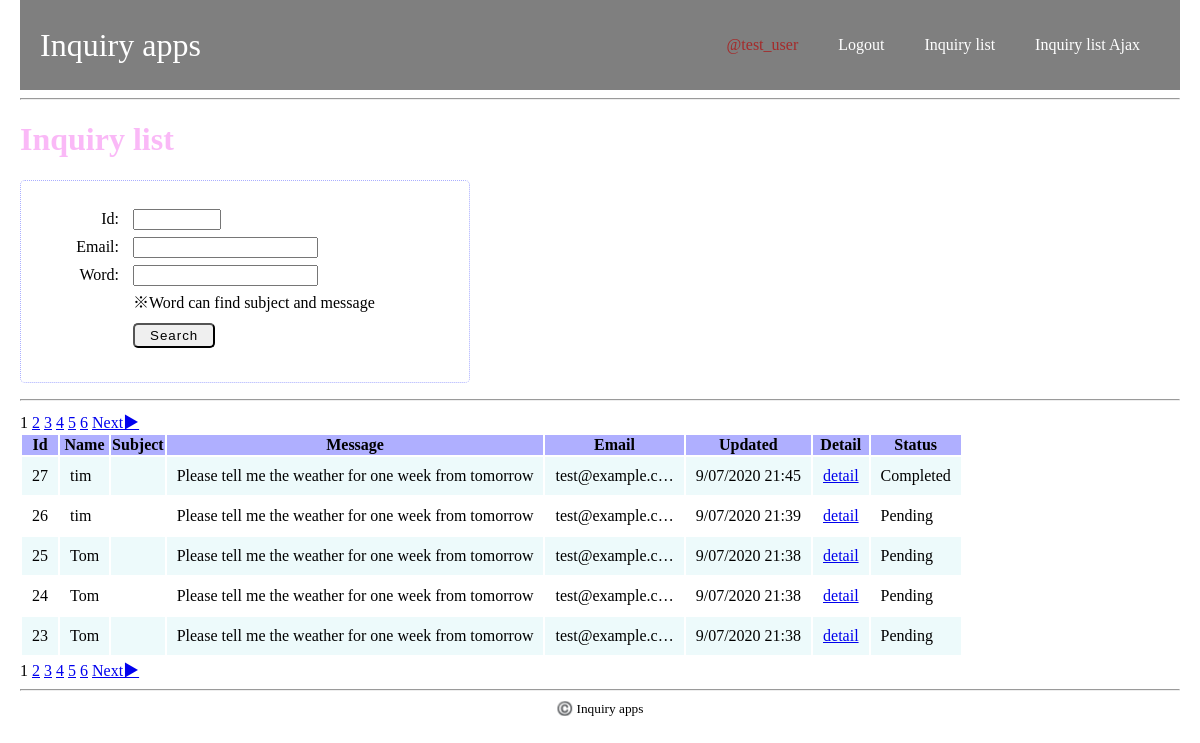
Page /inquiry/list/ (signed in) on the earlier database version.
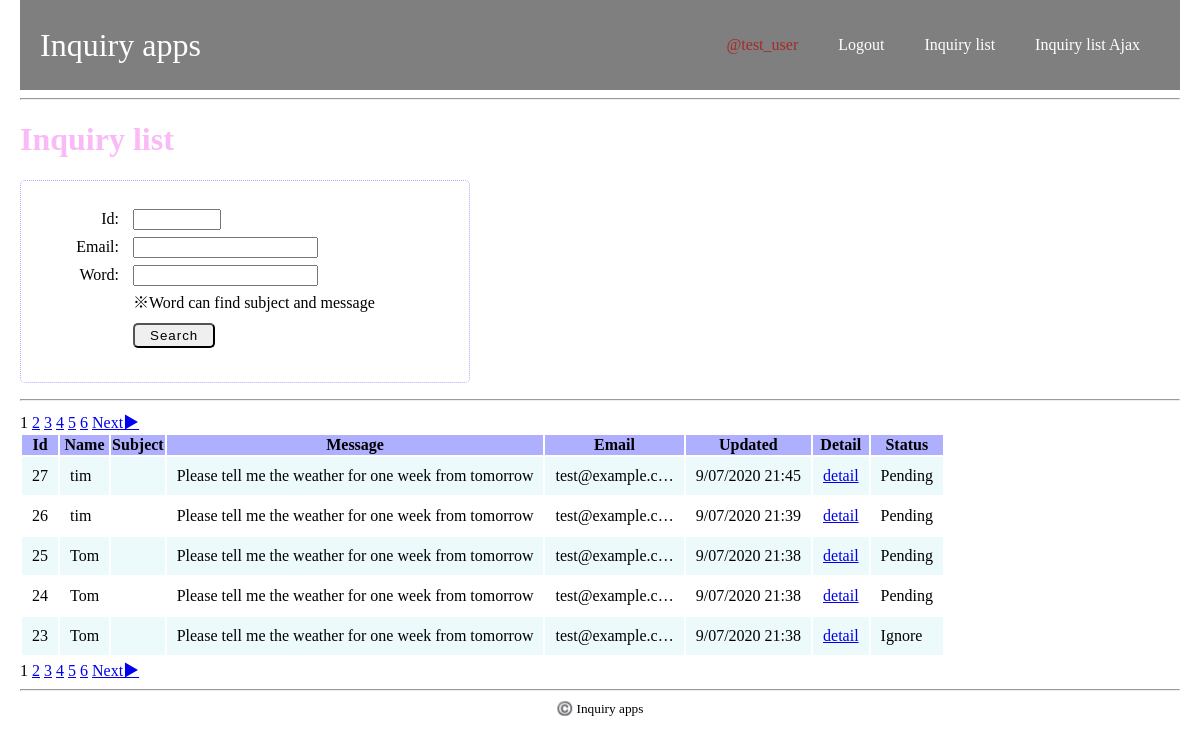
Same page on the later database version.
### inquiry_apps/models.py (models this page shows, shortened)
class Inquiry(models.Model):
    class Meta:
        db_table = 'inquiry'
    name = models.CharField(verbose_name='name',
                                max_length=255)
    subject = models.CharField(verbose_name='subject',
                                max_length=255)
    message = models.CharField(verbose_name='message',
                                max_length=500)
    email = models.EmailField(verbose_name='email')
    created_at = models.DateTimeField(verbose_name='created_at',
                                        auto_now_add=True)
    updated_at = models.DateTimeField(verbose_name='updated_at',
                                        auto_now_add=True)
    inquiry_status = models.IntegerField(
        verbose_name='inquiry_status',
        choices=InquiryStatus.INQUIRY_STATUS_CHOICES,
        default=0
    )
    def inquiry_status_as_str(self):
        inquiry_status_as_str = InquiryStatus.status_as_str(self.inquiry_status)
        return inquiry_status_as_str

### inquiry_apps/views.py (the view)
# urls.py: path('inquiry/list/', views.inquiry_list, name='inquiry_list'),
@login_required(login_url='/inquiry/login/')
@require_http_methods(['GET'])
def inquiry_list(request):
    qs = Inquiry.objects.order_by('-updated_at')
    form = InquiryFindForm(request.GET)
    if not form.is_valid():
        return render(request, 'inquiry_apps/inquiry_list.html', {'form': form})
    if form.is_valid():
        id_int = form.cleaned_data['id']
        email_str = form.cleaned_data['email']
        page_int = form.cleaned_data['page']
        word_str = form.cleaned_data['word']
    if email_str is not None:
        qs = qs.filter(email__contains=email_str)
    if id_int is not None:
        qs = qs.filter(id=id_int)
    if word_str is not None:
        qs = qs.filter(Q(subject__contains=word_str) |
                        Q(message__contains=word_str))
    next_page_href = _some_page_href(id_int, email_str, page_int+1, word_str)
    prev_page_href = _some_page_href(id_int, email_str, page_int-1, word_str)
    paginator = Paginator(qs, 5)
    try:
        inquiries_page = paginator.page(page_int)
    except EmptyPage:
        raise Http404('Page does not exist')
    context = {
        'form': form,
        'inquiries_page': inquiries_page,
        'search_email': email_str,
        'next_page_href': next_page_href,
        'prev_page_href': prev_page_href,
    }
    template = loader.get_template('inquiry_apps/inquiry_list.html')
    return HttpResponse(template.render(context, request))

### inquiry_apps/forms.py
class InquiryFindForm(forms.Form):
    id = forms.IntegerField(required=False,
                                min_value=1,
                                max_value=100000)
    email = forms.CharField(required=False,
                                max_length=255)
    page = forms.IntegerField(required=False,
                                max_value=10000,
                                min_value=1,)
    word = forms.CharField(required=False,
                            max_length=1000)
    def clean(self):
        cleaned_data = super().clean()
        return cleaned_data
    def clean_id(self):
        find_id = self.cleaned_data['id']
        return find_id
    def clean_email(self):
        email = self.cleaned_data['email']
        return email
    def clean_page(self):
        page =self.cleaned_data['page']
        if page == None:
            page = 1
        return page
    def clean_word(self):
        word = self.cleaned_data['word']
        return word

### inquiry_apps/templates/inquiry_apps/inquiry_list.html (shortened to what this page needs)
{% extends 'inquiry_apps/base.html' %}
{% block content %}
<h1>Inquiry list</h1>
<form method="get">
    <ul class="search_inquiry_form">
        <li>
            <label for="id">Id:</label>
            <span class="input_field">{{ form.id }}{{ form.id.errors }}</span>
        </li>
        <li>
            <label for="">Email:</label>
            <span class="input_field">{{ form.email }}{{ form.email.erros }}</span>
        </li>
        <li>
            <label for="">Word:</label>
            <span class="input_field">{{ form.word }}{{ form.word.erros }}</span>
        </li>
        <li>
            <span>※Word can find subject and message</span>
        </li>
        <li>
            <button type="submit" class="btn">Search</button>
        </li>
    </ul>
</form>
<hr>
{% for num in inquiries_page.paginator.page_range %}
{% if inquiries_page.number == num %}
<span>{{ num }}</span>
{% else %}
<a href="?email={{ search_email }}&page={{ num }}">{{ num }}</a>
{% endif %}
{% endfor %}
{% if inquiries_page.has_next %}
<a href="{{ next_page_href }}">Next▶︎</a>
{% endif %}
<table class="inquiry_list_table">
    <thead>
        <tr>
            <th>Id</th>
            <th>Name</th>
            <th>Subject</th>
            <th>Message</th>
            <th>Email</th>
            <th>Updated</th>
            <th>Detail</th>
            <th>Status</th>
        </tr>
    </thead>
    <tbody>
        {% for inquiry in inquiries_page %}
        <tr>
            <td>{{ inquiry.id }}</td>
            <td><div class="container"><span>Name</span><span>{{ inquiry.name|truncatechars:30 }}</span></div></td>
            <td><div class="container"><span>Subject</span></div></td>
            <td><div class="container"><span>Message</span><span>{{ inquiry.message|truncatechars:150 }}</span></div></td>
            <td><div class="container"><span>Email</span><span>{{ inquiry.email|truncatechars:15 }}</span></div></td>
            <td><div class="container"><span>Updated</span><span>{{ inquiry.updated_at|date:"j/m/Y H:i " }}</span></div></td>
            <td><div class="container"><span>Detail</span><span><a href="{% url 'inquiry_apps:comment_list' inquiry.id %}">detail</a></span></div></td>
            <td><div class="container"><span>Status</span><span>{{ inquiry.inquiry_status_as_str }}</span></div></td>
        </tr>
        {% endfor %}
    </tbody>
</table>
{% for num in inquiries_page.paginator.page_range %}
{% if inquiries_page.number == num %}
<span>{{ num }}</span>
{% else %}
<a href="?email={{ search_email }}&page={{ num }}">{{ num }}</a>
{% endif %}
{% endfor %}
{% if inquiries_page.has_next %}
<a href="{{ next_page_href }}">Next▶︎</a>
{% endif %}
{% endblock %}

Differences in the rows shown:
changed Inquiry id 27: inquiry_status_as_str "Completed" → "Pending"
changed Inquiry id 23: inquiry_status_as_str "Pending" → "Ignore"
